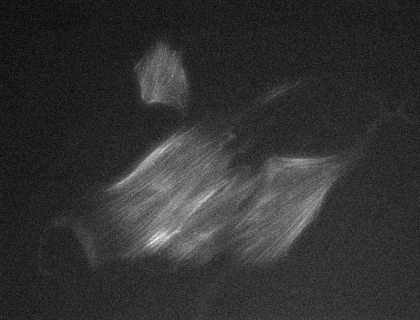
%> input picture 35kPa_rMSC_well1_w2GFP Widefield_s2.TIF, 420 x 320 px, shrunk from 1344 x 1024 before the run
$ octave GFP_find_COM.m   (GNU Octave 9; MATLAB toolbox functions it lacks are replaced by stand-ins)
%> lines starting %> are read from the running program, lines starting %| are printed output that depends on the picture; in (x1, y1, x2, y2) boxes, pixels count from 0 and x2, y2 are one past the last pixel; in counts of white or black regions, pixels touching at a corner belong together; the program's own positions count from 1
% Name: Matthew Watson
% Date: March 28th, 2019
% Description: Find Cell Objects with Nuclei Mask for MSCs on 35 kPa PAAm
% gels

clear all
close all
clc

%% Load image
nameGFP = '35kPa_rMSC_well1_w2GFP Widefield_s2.TIF';   % Change this for your own images
I = imread(nameGFP);
%> I is the input picture: size 320x420 uint16; min 137, max 289, mean 167.1
I = imadjust(I);

I_gauss = imgaussfilt(I,[3 3]);                        % Slight blur for thresholding


%% Binarize the image
bw = imbinarize(I_gauss, .35);                         % 0.35 is a manual threshold
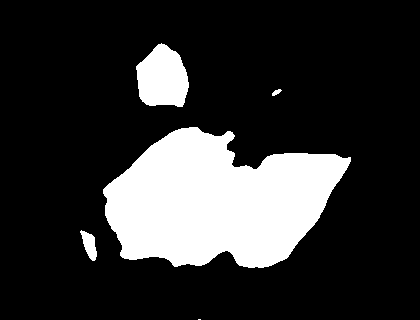
%> bw: size 320x420 logical; 19.6% white; 5 white regions (1 under 20 px), largest, box (x1, y1, x2, y2) and area: (103, 127, 351, 268) 23496, (136, 43, 189, 107) 2534, (80, 230, 97, 261) 295, (272, 89, 282, 96) 39
bw2 = imfill(bw, 'holes');
bw3 = imopen(bw2, ones(10,10));
%> bw3: size 320x420 logical; 19.3% white; 3 white regions, box (x1, y1, x2, y2) and area: (105, 128, 348, 267) 23307, (137, 45, 188, 105) 2495, (84, 236, 95, 250) 150
bw4 = bwareaopen(bw3, 10);
bw4_perim = bwperim(bw4);
%> bw4_perim: size 320x420 logical; 0.61% white in thin lines or dots, all inside (x1, y1, x2, y2) = (84, 45, 348, 267)

%% Uncomment figures to check that you have a good threshold
overlay1 = imoverlay(I_gauss, bw4_perim, [1 0 0]);
%figure
%imshow(overlay1)

%% Load in Nuclei image
nameDAPI = '35kPa_rMSC_well1_w1DAPI Widefield_s2.TIF';     % Name of image with nuclei stain
I_nuc = imread(nameDAPI);
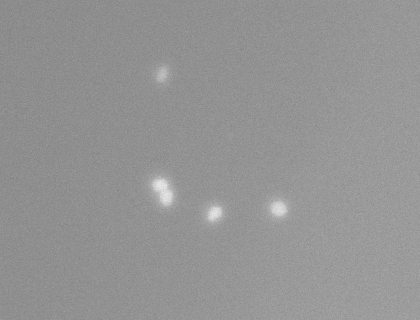
%> input picture 35kPa_rMSC_well1_w1DAPI Widefield_s2.TIF, 420 x 320 px, shrunk from 1344 x 1024 before the run
%> I_nuc is the input picture: size 320x420 uint16; min 129, max 237, mean 147.7


%% Binarize Nuclei
nuc_bw = imbinarize(I_nuc, .0025);
%> nuc_bw: size 320x420 logical; 1.3% white; 253 white regions (249 under 20 px), largest, box (x1, y1, x2, y2) and area: (148, 174, 178, 209) 649, (266, 197, 291, 222) 418, (203, 202, 226, 225) 335, (155, 66, 169, 83) 147
nuc_bw2 = imfill(nuc_bw, 'holes');
%> nuc_bw2: size 320x420 logical; 1.4% white; 253 white regions (249 under 20 px), largest, box (x1, y1, x2, y2) and area: (148, 174, 178, 209) 659, (266, 197, 291, 222) 432, (203, 202, 226, 225) 343, (155, 66, 169, 83) 148
nuc_bw3 = imopen(nuc_bw2, ones(10,10));
%> nuc_bw3: size 320x420 logical; 0.91% white; 3 white regions, box (x1, y1, x2, y2) and area: (151, 177, 174, 207) 581, (269, 199, 288, 219) 360, (206, 205, 223, 223) 284
nuc_bw4 = bwareaopen(nuc_bw3, 10);
mask_em = nuc_bw4;
%figure
%imshow(mask_em)
%% Mask nuclei and cell objects
overlay2 = imoverlay(I_gauss, bw4_perim | mask_em, [0.3 1 0.3]);
figure
imshow(overlay2)
I_gauss_c = imcomplement(I_gauss);
I_mod = imimposemin(I_gauss_c, ~bw4 | mask_em);
%% Segment cell bodies

waterL_GFP = watershed(I_mod);
%> waterL_GFP: size 320x420 uint8; 5 distinct labels, from 0 to 4
L = label2rgb(waterL_GFP);
figure;
imshowpair(I_gauss, L,'montage')
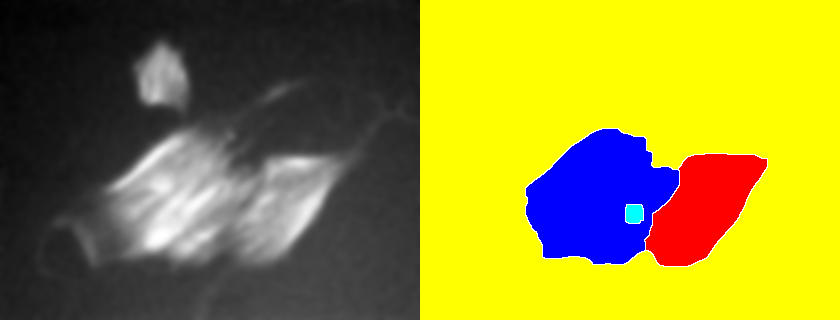
%> displayed picture: size 320x840x3, on the screen's scale of 0 to 255; mean R, G, B 146.4, 138.9, 46.7
%% Set some constrictions on what are actual cells


waterL_GFP = double(waterL_GFP);
%> waterL_GFP: size 320x420 double; 5 distinct labels, from 0 to 4
[height, width] = size(waterL_GFP);
%> height = 320; width = 420

% Find the area of cell objects

%Calculate sizes of elements
for n = 2:max(unique(waterL_GFP))
    i = n - 1;
    count = 0;
    for y = 1:height
        for x = 1:width
            if waterL_GFP(y, x) == n
                count = count + 1;
            end
        end
    end
    cell_size(i) = count;
end
%> this loop made 3 passes
%> after the loop, cell_size = [284 111097 8153]

unique(waterL_GFP)
%> ans = [0; 1; 2; 3; 4]
%% Removes elements under certain area size:

maxCellSize = 1000;

for n = 2:max(unique(waterL_GFP))
    i = n - 1;
    count = 0;
    for y = 1:height
        for x = 1:width
            if waterL_GFP(y, x) == n && cell_size(i) < maxCellSize
                waterL_GFP(y,x) = 0;
            end
        end
    end
end
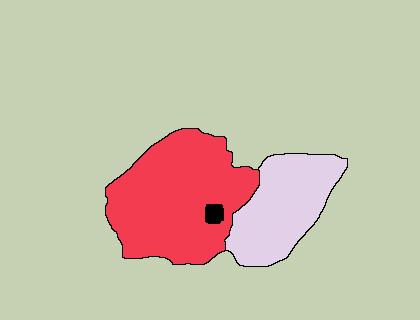
%> waterL_GFP: size 320x420 double; 4 distinct labels, from 0 to 4; one colour per label, 0 black

unique(waterL_GFP)
%> ans = [0; 1; 3; 4]
waterL_GFP = imclearborder(waterL_GFP);
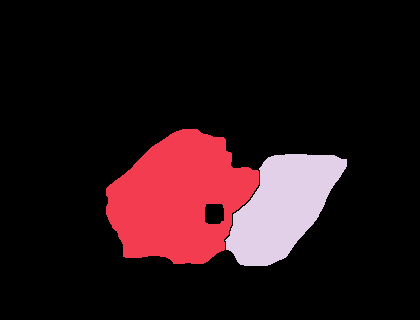
%> waterL_GFP: size 320x420 double; 3 distinct labels, from 0 to 4; one colour per label, 0 black
unique(waterL_GFP)
%> ans = [0; 1; 4]
% figure
% imagesc(waterL_GFP)

% Find center of mass GFP stain
for n = 2:max(unique(waterL_GFP))
    i = 1;
    xCoord = 0;
    yCoord = 0;


    for y = 1:height
        for x = 1:width
            if waterL_GFP(y, x) == n
                    xCoord(i) = x;
                    yCoord(i) = y;
                    i = i + 1;
            end
        end
    end
    x_sum = sum(xCoord);
    y_sum = sum(yCoord);
    massTotal = length(xCoord);

    xCom = int16(x_sum/massTotal);
    yCom = int16(y_sum/massTotal);
    x_y(n - 1, 1) = xCom;
    x_y(n - 1, 2) = yCom;

end
%> this loop made 3 passes
%> (x_sum, y_sum, massTotal, xCom, yCom) on passes 1 to 3: (0, 0, 1, 0, 0), (0, 0, 1, 0, 0), (2310030, 1689728, 8153, 283, 207)
%> after the loop, xCoord = 8153 values, max 347 at index 375, min 226 at index 6717, mean 283.3; x_y = [0 0; 0 0; 283 207]; yCoord = 8153 values from 155 to 266

COM_GFP = double(x_y);
%> COM_GFP = [0 0; 0 0; 283 207]

waterL_Marker = insertMarker(waterL_GFP,x_y,'+','color','black','size',10);
waterL_Marker_BW = im2bw(waterL_Marker);
%> waterL_Marker_BW: size 320x420 logical; 16.3% white; 2 white regions, box (x1, y1, x2, y2) and area: (106, 129, 259, 264) 13841, (225, 154, 347, 266) 8112
se = strel('disk',2,0);
waterL_Marker_BW = imcomplement(waterL_Marker_BW);
waterL_Marker_BW = imdilate(waterL_Marker_BW,se);
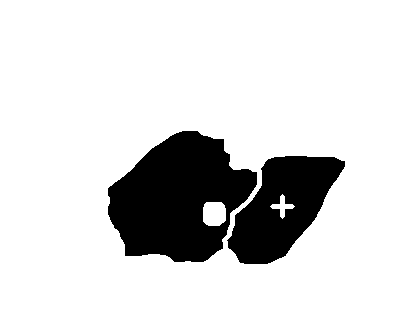
%> waterL_Marker_BW: size 320x420 logical; 85% white; 2 black regions, box (x1, y1, x2, y2) and area: (108, 131, 257, 262) 12844, (227, 156, 345, 264) 7290
%figure
%imshowpair(waterL_GFP,waterL_Marker_BW,'montage')
I_gray = mat2gray(I);
nameGFP = '35kPa_rMSC_well1_w2GFP Widefield_s2.TIF';
IGFP = imread(nameGFP);
IGFP_gray = mat2gray(IGFP);

centerOverlay = imoverlay(I,waterL_Marker_BW,'red');
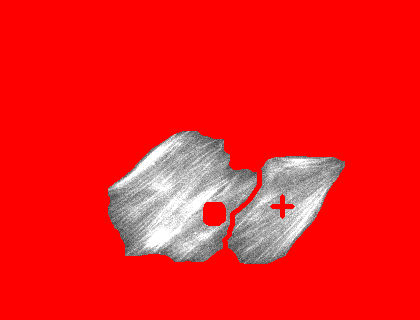
%> centerOverlay: size 320x420x3 uint8; mean R, G, B 242.9, 26.1, 26.1

I_with_Marker = insertMarker(I,x_y,'+','color','black','size',10);
% [6 lines of commented-out code are left out]

save('GFP_35kPA_COM.mat','COM_GFP','waterL_GFP')
